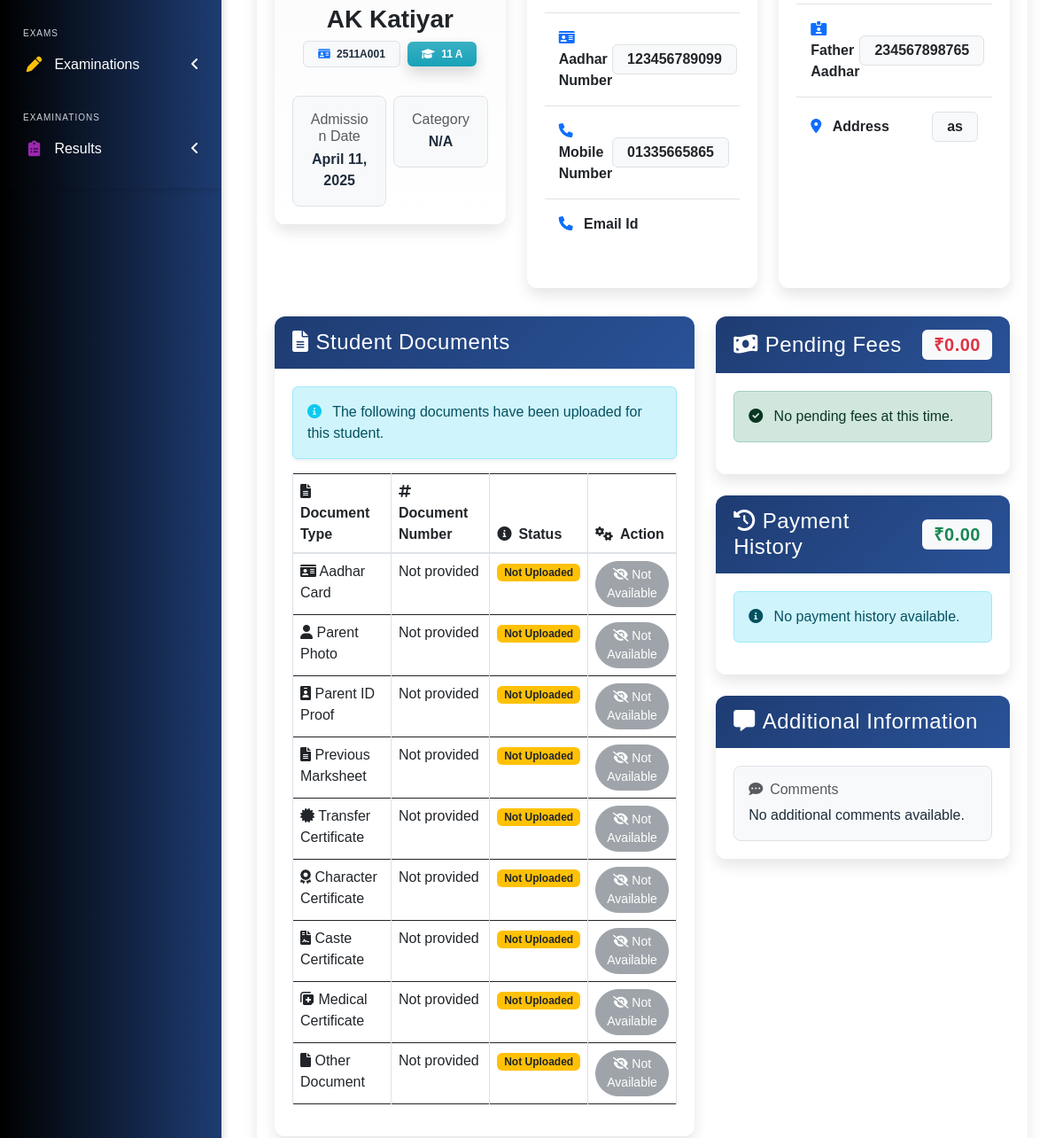
The app's page /student/8/ (signed in, middle part), older data.
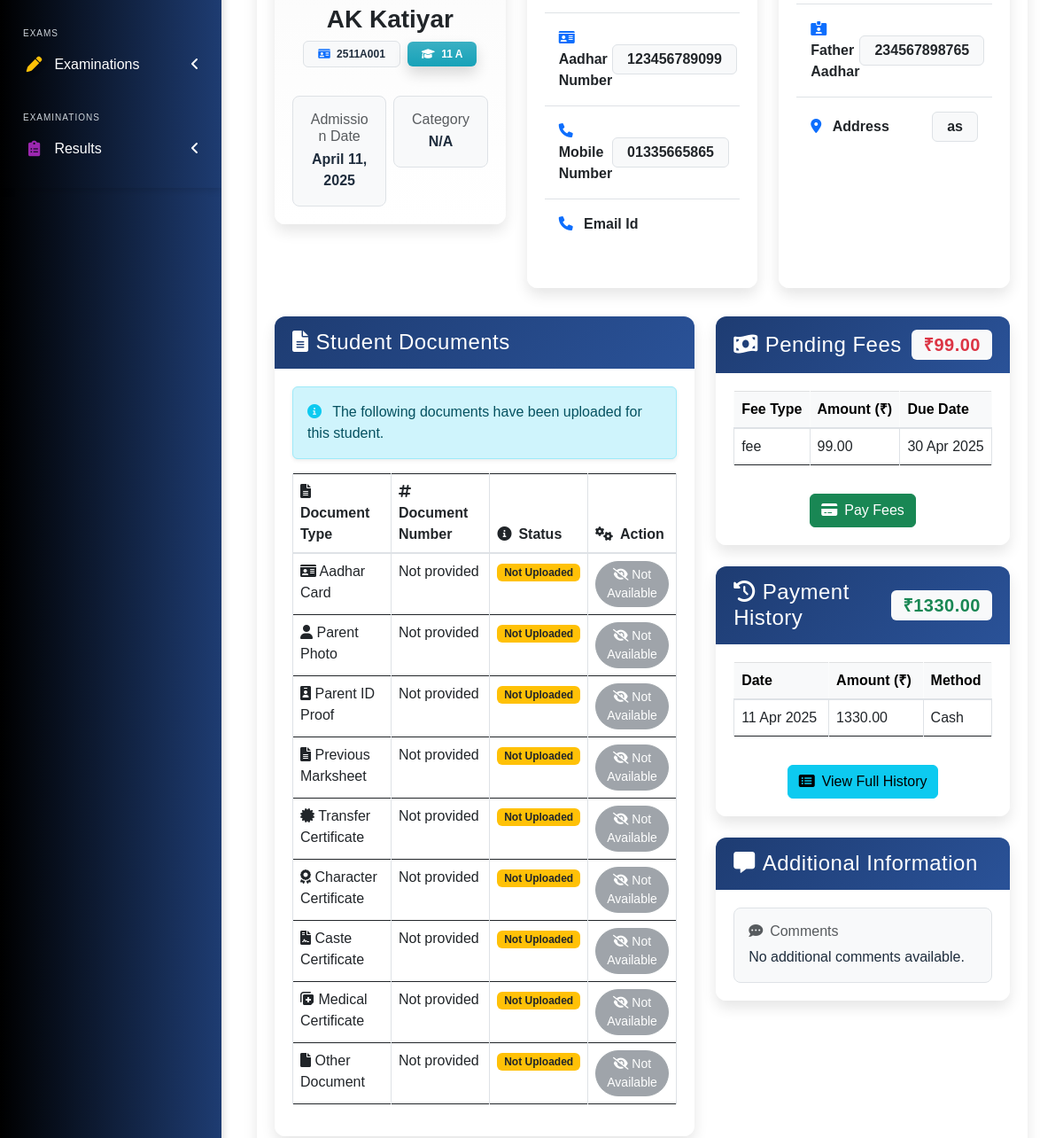
The same page, newer data.
### apps/fees/models.py (models this page shows, shortened)
class PendingFee(models.Model):
    student = models.ForeignKey('students.Student', on_delete=models.CASCADE, related_name='pending_fees')
    fee_type = models.CharField(max_length=100)
    amount = models.DecimalField(max_digits=10, decimal_places=2)
    due_date = models.DateField()
    late_fee = models.DecimalField(max_digits=10, decimal_places=2, default=0)
    discount = models.DecimalField(max_digits=10, decimal_places=2, default=0)
    created_at = models.DateTimeField(auto_now_add=True)
    updated_at = models.DateTimeField(auto_now=True)
    paid = models.BooleanField(default=False)
    def get_discounted_amount(self):
        return self.amount - (self.amount * self.discount / 100)

class FeePayment(models.Model):
    PAYMENT_STATUS = [
        ("Paid", "Paid"),
        ("Pending", "Pending"),
    ]
    PAYMENT_METHODS = [
        ("Cash", "Cash"),
        ("Online", "Online"),
        ("Bank Transfer", "Bank Transfer")
    ]
    student = models.ForeignKey('students.Student', on_delete=models.CASCADE)
    amount = models.DecimalField(max_digits=10, decimal_places=2)
    payment_method = models.CharField(max_length=50, choices=PAYMENT_METHODS)
    date = models.DateTimeField(default=timezone.now)
    status = models.CharField(max_length=20, choices=PAYMENT_STATUS, default="Pending")
    fee_category = models.CharField(max_length=50, default="Regular")

### apps/students/views.py (the view)
# urls.py: path("<int:pk>/", StudentDetailView.as_view(), name="student-detail"),
class StudentDetailView(LoginRequiredMixin, DetailView):
    model = Student
    template_name = "students/student_detail.html"
    def get_context_data(self, **kwargs):
        context = super(StudentDetailView, self).get_context_data(**kwargs)
        context['documents'] = StudentDocument.objects.filter(student=self.object).first()
        from apps.fees.models import PendingFee, FeePayment
        from django.db.models import Sum
        pending_fees = PendingFee.objects.filter(student=self.object, paid=False).order_by('due_date')
        context['pending_fees'] = pending_fees
        total_pending = sum(fee.get_discounted_amount() for fee in pending_fees)
        context['total_pending_amount'] = total_pending
        payment_history = FeePayment.objects.filter(student=self.object).order_by('-date')[:5]
        context['payment_history'] = payment_history
        total_paid = FeePayment.objects.filter(student=self.object, status='Paid').aggregate(total=Sum('amount'))['total'] or 0
        context['total_paid_amount'] = total_paid
        return context

### apps/corecode/context_processors.py (called while the page is built)
def site_defaults(request):
    current_session = AcademicSession.objects.get(current=True)
    current_term = AcademicTerm.objects.get(current=True)
    vals = SiteConfig.objects.all()
    contexts = {
        "current_session": current_session.name,
        "current_term": current_term.name,
    }
    for val in vals:
        contexts[val.key] = val.value
    return contexts

def global_college_profile(request):
    try:
        profile = CollegeProfileModel.objects.first()
    except CollegeProfileModel.DoesNotExist:
        profile = None
    return {'profile': profile}

### apps/corecode/models.py (called while the page is built)
    def __str__(self):
        return self.name

### apps/students/templates/students/student_detail.html (shortened to what the changed rows need)
{% extends 'base.html' %}
{% load static %}
{% block content %}
<div class="container-fluid px-0 py-3">
  <div class="row g-4">
    <div class="col-md-7">
      {% if documents %}
      <div class="profile-section card shadow-lg border-0 rounded-4 overflow-hidden">
        <div class="card-body p-3">
          <div class="table-responsive">
            <table class="doc-table table table-bordered table-hover">
              <thead>
                <tr>
                  <th><i class="fas fa-file-alt me-2"></i>Document Type</th>
                  <th><i class="fas fa-hashtag me-2"></i>Document Number</th>
                  <th><i class="fas fa-info-circle me-2"></i>Status</th>
                  <th><i class="fas fa-cogs me-2"></i>Action</th>
                </tr>
              </thead>
            </table>
          </div>
        </div>
      </div>
      {% endif %}
    </div>
    <div class="col-md-5">
      <div class="profile-section card shadow-lg border-0 rounded-4 overflow-hidden mb-4">
        <div class="card-header text-white p-3" style="background: linear-gradient(135deg, #e74c3c, #c0392b);">
          <div class="d-flex justify-content-between align-items-center">
            <h4 class="mb-0"><i class="fas fa-money-bill-wave me-2"></i>Pending Fees</h4>
            <span class="badge bg-light text-danger fs-5 fw-bold">₹{{ total_pending_amount|floatformat:2 }}</span>
          </div>
        </div>
        <div class="card-body p-3">
          {% if pending_fees %}
          <div class="table-responsive">
            <table class="table table-hover table-bordered">
              <thead class="table-light">
                <tr>
                  <th>Fee Type</th>
                  <th>Amount (₹)</th>
                  <th>Due Date</th>
                </tr>
              </thead>
              <tbody>
                {% for fee in pending_fees %}
                <tr>
                  <td>{{ fee.fee_type }}</td>
                  <td>{{ fee.get_discounted_amount|floatformat:2 }}</td>
                  <td>{{ fee.due_date|date:"d M Y" }}</td>
                </tr>
                {% endfor %}
              </tbody>
            </table>
          </div>
          <div class="text-center mt-3">
            <a href="{% url 'fees:add_fee_payment' object.id %}" class="btn btn-success">
              <i class="fas fa-credit-card me-2"></i>Pay Fees
            </a>
          </div>
          {% else %}
          <div class="alert alert-success">
            <i class="fas fa-check-circle me-2"></i> No pending fees at this time.
          </div>
          {% endif %}
        </div>
      </div>
      <div class="profile-section card shadow-lg border-0 rounded-4 overflow-hidden mb-4">
        <div class="card-header text-white p-3" style="background: linear-gradient(135deg, #2ecc71, #27ae60);">
          <div class="d-flex justify-content-between align-items-center">
            <h4 class="mb-0"><i class="fas fa-history me-2"></i>Payment History</h4>
            <span class="badge bg-light text-success fs-5 fw-bold">₹{{ total_paid_amount|floatformat:2 }}</span>
          </div>
        </div>
        <div class="card-body p-3">
          {% if payment_history %}
          <div class="table-responsive">
            <table class="table table-hover table-bordered">
              <thead class="table-light">
                <tr>
                  <th>Date</th>
                  <th>Amount (₹)</th>
                  <th>Method</th>
                </tr>
              </thead>
              <tbody>
                {% for payment in payment_history %}
                <tr>
                  <td>{{ payment.date|date:"d M Y" }}</td>
                  <td>{{ payment.amount|floatformat:2 }}</td>
                  <td>{{ payment.payment_method }}</td>
                </tr>
                {% endfor %}
              </tbody>
            </table>
          </div>
          <div class="text-center mt-3">
            <a href="{% url 'fees:student_fee_history' object.id %}" class="btn btn-info">
              <i class="fas fa-list-alt me-2"></i>View Full History
            </a>
          </div>
          {% else %}
          <div class="alert alert-info">
            <i class="fas fa-info-circle me-2"></i> No payment history available.
          </div>
          {% endif %}
        </div>
      </div>
    </div>
  </div>
</div>
{% endblock content %}

Row changes from the older to the newer data that the page shows:
added PendingFee: fee_type "fee", get_discounted_amount "99.00", due_date "30 Apr 2025"
added FeePayment: date "11 Apr 2025", amount "1330.00", payment_method "Cash"
Text that changed along with them:
{{ total_pending_amount|floatformat:2 }}: "0.00" → "99.00"
{{ total_paid_amount|floatformat:2 }}: "0.00" → "1330.00"
text no longer shown: "No pending fees at this time. No payment history available."
text now shown: "Fee Type Amount (₹) Due Date Pay Fees Date Amount (₹) Method View Full History"
